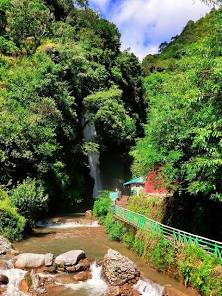
#> input picture tiger fall 01.jpg, 222 x 296 px, found by its file name
$ python comparing_images.py
#> lines starting #> are read from the running program, lines starting #| are printed output that depends on the picture
# -*- coding: utf-8 -*-
"""Comparing_images.ipynb

Automatically generated by Colab.

Original file is located at
    https://colab.research.google.com/drive/1MyBDUVseJvoGPygBESpkKdpncvXa-tcy
"""

import cv2

from google.colab.patches import cv2_imshow

from google.colab import files

# In Python, when we work with lots of numbers, especially in things like images (which are just huge grids of numbers!), we need a special 'super-brick' helper.

# That helper is called NumPy (pronounced 'Num-Pye')

import numpy as np

#Upload Your Images for Direct Comparison

image1 = cv2.imread("/content/tiger fall 01.jpg")
#> image1 is the input picture: shape (296, 222, 3); mean B, G, R 73, 109.7, 100.2

image2 = cv2.imread("/content/tiger fall 02.jpg")
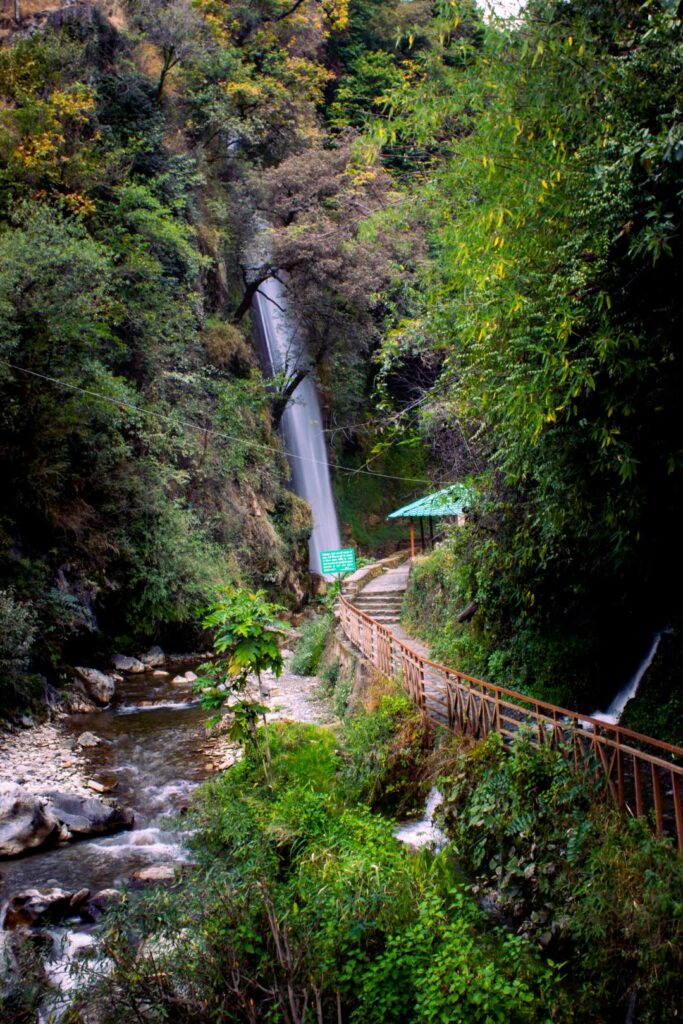
#> input picture tiger fall 02.jpg, 683 x 1024 px, found by its file name
#> image2 is the input picture: shape (1024, 683, 3); mean B, G, R 48.7, 71.1, 66.2

# Get the dimensions of image1
height1, width1, _ = image1.shape
#> height1 = 296; width1 = 222

# Get the dimensions of image2
height2, width2, _ = image2.shape
#> height2 = 1024; width2 = 683

print(f"Image 1 dimensions: {width1}x{height1}")
#| Image 1 dimensions: 222x296
print(f"Image 2 dimensions: {width2}x{height2}")
#| Image 2 dimensions: 683x1024

#Images Must Have Matching Dimensions

image1 = cv2.resize(image1, (222, 296))

image2 = cv2.resize(image2, (222, 296))
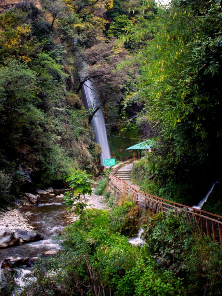
#> image2: shape (296, 222, 3); mean B, G, R 48.6, 71.1, 66.2

# Performing the Bitwise XOR Operation

xor_image = cv2.bitwise_xor(image1, image2)
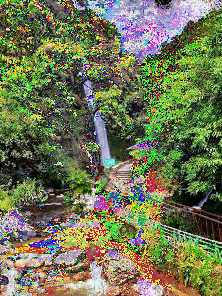
#> xor_image: shape (296, 222, 3); mean B, G, R 84.9, 117.6, 112.4

cv2_imshow(xor_image)
